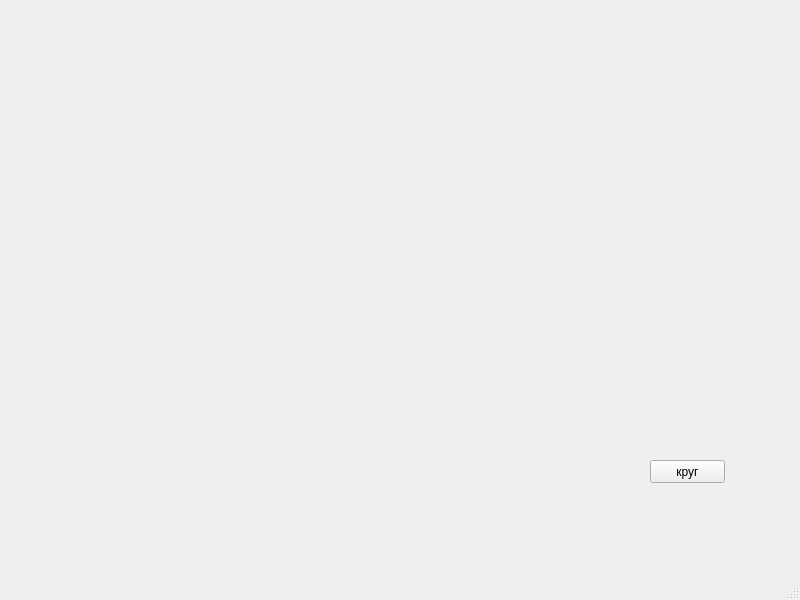
<?xml version="1.0" encoding="UTF-8"?>
<ui version="4.0">
 <class>MainWindow</class>
 <widget class="QMainWindow" name="MainWindow">
  <property name="geometry">
   <rect>
    <x>0</x>
    <y>0</y>
    <width>800</width>
    <height>600</height>
   </rect>
  </property>
  <property name="windowTitle">
   <string>MainWindow</string>
  </property>
  <widget class="QWidget" name="centralwidget">
   <widget class="QPushButton" name="pushButton">
    <property name="geometry">
     <rect>
      <x>650</x>
      <y>460</y>
      <width>75</width>
      <height>23</height>
     </rect>
    </property>
    <property name="text">
     <string>круг</string>
    </property>
   </widget>
  </widget>
  <widget class="QMenuBar" name="menubar">
   <property name="geometry">
    <rect>
     <x>0</x>
     <y>0</y>
     <width>800</width>
     <height>21</height>
    </rect>
   </property>
  </widget>
  <widget class="QStatusBar" name="statusbar"/>
 </widget>
 <resources/>
 <connections/>
</ui>
